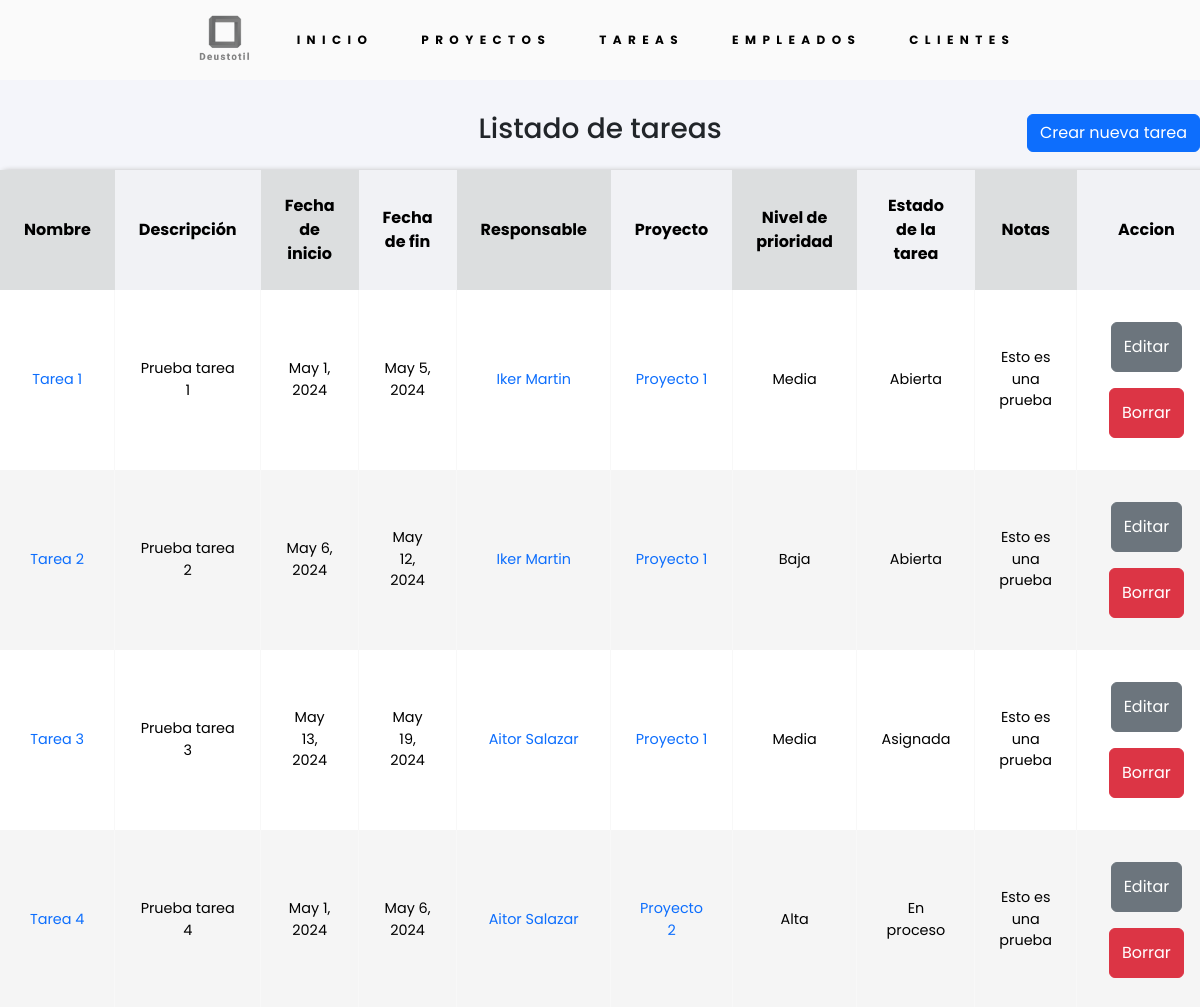
The app's page /tareas (upper part), older data.
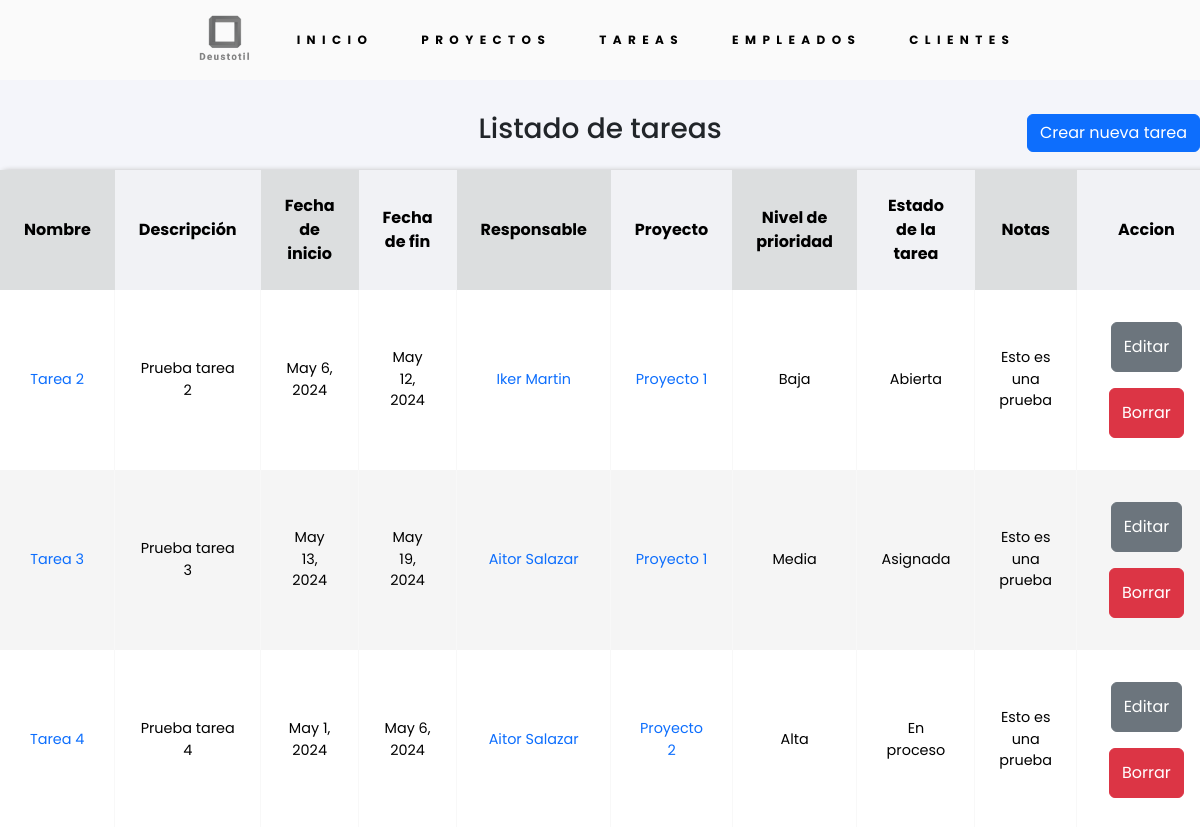
The same page, newer data.
### appDeustotil/models.py (models this page shows, shortened)
class Tarea(models.Model):
    nombre = models.CharField(max_length=25)
    descripcion = models.CharField(max_length=200)
    fecha_inicio = models.DateField()
    fecha_fin = models.DateField()
    responsable = models.ForeignKey(Empleado, on_delete=models.CASCADE)
    proyecto = models.ForeignKey(Proyecto, on_delete=models.CASCADE)
    nivel_prioridad =  models.ForeignKey(Prioridad, on_delete=models.CASCADE)
    estado_tarea =   models.ForeignKey(EstadoTarea, on_delete=models.CASCADE)
    notas = models.CharField(max_length=500)

class Empleado(models.Model):
    dni = models.CharField(max_length=9, unique=True)
    nombre = models.CharField(max_length=15)
    apellidos = models.CharField(max_length=50)
    email = models.EmailField()
    telefono = models.IntegerField()

class Proyecto(models.Model):
    nombre = models.CharField(max_length=25)
    descripcion = models.CharField(max_length=200)
    fecha_inicio = models.DateField()
    fecha_fin = models.DateField()
    presupuesto = models.FloatField()
    cliente = models.ForeignKey(Cliente, on_delete=models.CASCADE)
    responsable = models.ForeignKey(Empleado, on_delete=models.CASCADE)

class Prioridad (models.Model):
    prioridad = models.CharField(max_length=5,unique=True)
    def __str__(self):
        return self.prioridad

class EstadoTarea (models.Model):
    estado = models.CharField(max_length=10,unique=True)
    def __str__(self):
        return self.estado

### appDeustotil/views.py (the view)
# urls.py: path('tareas', views.TareaListView.as_view(), name='index_tareas'),
class TareaListView(ListView):
    model = Tarea
    template_name = 'index_tareas.html'
    context_object_name = 'lista_tareas'
    queryset = Tarea.objects.order_by('nombre')
    paginate_by = 10

### appDeustotil/templates/index_tareas.html (shortened to what this page needs)
{% extends "base.html" %}
{% block contenido %}
    <div class="title-container">
        <div></div>
        <h2>Listado de tareas</h2>
        <div class="title-container__btn">
            <a href="{% url 'create_tareas' %}" class="btn btn-primary">Crear nueva tarea</a>
        </div>
    </div>
    {% if lista_tareas %}
        <table class="tablas">
            <thead>
                <tr>
                    <th>Nombre</th>
                    <th>Descripción</th>
                    <th>Fecha de inicio</th>
                    <th>Fecha de fin</th>
                    <th>Responsable</th>
                    <th>Proyecto</th>
                    <th>Nivel de prioridad</th>
                    <th>Estado de la tarea</th>
                    <th>Notas</th>
                    <th>Accion</th>
                </tr>
            </thead>
            <tbody>
                {% for tarea in lista_tareas %}
                    <tr>
                        <td><a href="{% url 'detail_tarea' pk=tarea.id %}">{{ tarea.nombre }}</a></td>
                        <td>{{ tarea.descripcion }}</td>
                        <td>{{ tarea.fecha_inicio }}</td>
                        <td>{{ tarea.fecha_fin }}</td>
                        <td><a href="{% url 'detail_empleado' pk=tarea.responsable.id %}">{{ tarea.responsable.nombre }} {{ tarea.responsable.apellidos }}</a></td>
                        <td><a href="{% url 'detail_proyecto' pk=tarea.proyecto.id %}">{{ tarea.proyecto.nombre }}</a></td>
                        <td>{{ tarea.nivel_prioridad }}</td>
                        <td>{{ tarea.estado_tarea }}</td>
                        <td>{{ tarea.notas }}</td>
                        <td class="btn-tablas">
                            <a href="{% url 'edit_tarea' pk=tarea.id %}" class="btn btn-secondary">Editar</a>
                            <a href="{% url 'delete_tarea' pk=tarea.id %}" class="btn btn-danger">Borrar</a>
                        </td>
                    </tr>
                {% endfor %}
            </tbody>
        </table>
    {% else %}
        <p>No hay tareas creados.</p>
    {% endif %}
{% endblock %}

### appDeustotil/templates/base.html (shortened to what this page needs)
{% load static %}
<!DOCTYPE html>
<html lang="es">
    <head>
        <link href="https://cdn.jsdelivr.net/npm/bootstrap@5.3.3/dist/css/bootstrap.min.css" rel="stylesheet">
        <link rel="stylesheet" href="{% static 'css/styles.css' %}">
    </head>
    <body>
        <header>
            <nav class="nav">
                <div class="nav-branding">
                    <a href="{% url 'index' %}">
                        <img src="{% static 'images/logo.webp' %}" alt="logo">
                    </a>
                </div>
                <ul class="nav-menu">
                    <li class="nav-menu-item"><a href="{% url 'index' %}">Inicio</a></li>
                    <li class="nav-menu-item"><a href="{% url 'index_proyectos' %}">Proyectos</a></li>
                    <li class="nav-menu-item"><a href="{% url 'index_tareas' %}">Tareas</a></li>
                    <li class="nav-menu-item"><a href="{% url 'index_empleados' %}">Empleados</a></li>
                    <li class="nav-menu-item"><a href="{% url 'index_clientes' %}">Clientes</a></li>
                </ul>
            </nav>
        </header>
        <main>
            <div id="content" class="main-container">
                {% block contenido %}{% endblock %}
            </div>
        </main>
    </body>
</html>

### appDeustotil/static/css/styles.css (style rules this page uses)
* { margin: 0; padding: 0; box-sizing: border-box; font-family: "Poppins", Helvetica, sans-serif; }
body { display: flex; min-height: 100vh; flex-direction: column; background-color: #f4f5fa; }
main { flex-grow: 1; }
h2 { text-align: center; font-size: 1.75rem; }
a { text-decoration: none; }
.nav { display: flex; width: 100%; height: 80px; align-items: center; justify-content: center; background-color: #fafafa; }
.nav-menu { display: flex; gap: 3rem; align-items: center; margin: 0; }
.nav-menu-item, .nav-menu-item>a { color: black; font-weight: bold; text-decoration: none; list-style: none; text-transform: uppercase; letter-spacing: 0.4rem; font-size: 12px; }
.nav-menu-item, .nav-menu-item>a:hover { color: red; }
.nav-branding img { height: 80px; filter: brightness(0.5); }
.main-container { max-width: 1200px; margin: auto; margin-top: 1rem; }
.tablas { box-shadow: 0px 0px 5px 0px rgb(192, 192, 192); border-radius: 0.5rem; font-size: 1rem; font-weight: normal; border-collapse: collapse; width: 100%; max-width: none; background-color: white; margin-bottom: 1rem; }
.tablas td, .tablas th { text-align: center; padding: 1.5rem; color: #000; vertical-align: middle; }
.tablas td { border-right: solid 1px #f8f8f8; font-size: 0.9rem; }
.tablas th { background: #f1f2f5; }
.tablas th:nth-child(odd) { background: #dcdedf; }
.tablas tr:nth-child(even) { background: #f5f5f5; }
.btn-tablas>a { padding: 0.75rem; margin: 0.5rem; }
.title-container { display: grid; grid-template-columns: 1fr 1fr 1fr; padding: 1rem 0; }
.title-container__btn { display: flex; justify-content: flex-end; align-items: center; }

Row changes from the older to the newer data that the page shows:
removed Tarea: nombre "Tarea 1", descripcion "Prueba tarea 1", fecha_inicio "May 1, 2024", fecha_fin "May 5, 2024", responsable.nombre "Iker", responsable.apellidos "Martin", proyecto.nombre "Proyecto 1", nivel_prioridad "Media", estado_tarea "Abierta", notas "Esto es una prueba"
